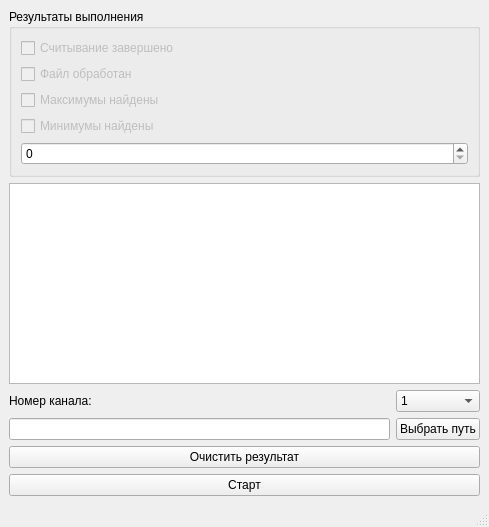
<?xml version="1.0" encoding="UTF-8"?>
<ui version="4.0">
 <class>MainWindow</class>
 <widget class="QMainWindow" name="MainWindow">
  <property name="geometry">
   <rect>
    <x>0</x>
    <y>0</y>
    <width>489</width>
    <height>527</height>
   </rect>
  </property>
  <property name="windowTitle">
   <string>MainWindow</string>
  </property>
  <widget class="QWidget" name="centralwidget">
   <layout class="QGridLayout" name="gridLayout">
    <item row="2" column="1">
     <widget class="QComboBox" name="cmB_numCh">
      <item>
       <property name="text">
        <string>1</string>
       </property>
      </item>
      <item>
       <property name="text">
        <string>2</string>
       </property>
      </item>
      <item>
       <property name="text">
        <string>3</string>
       </property>
      </item>
     </widget>
    </item>
    <item row="1" column="0" colspan="2">
     <widget class="QTextEdit" name="te_Result">
      <property name="readOnly">
       <bool>true</bool>
      </property>
     </widget>
    </item>
    <item row="4" column="0" colspan="2">
     <widget class="QPushButton" name="pb_clearResult">
      <property name="text">
       <string>Очистить результат</string>
      </property>
     </widget>
    </item>
    <item row="5" column="0" colspan="2">
     <widget class="QPushButton" name="pb_start">
      <property name="text">
       <string>Старт</string>
      </property>
      <property name="flat">
       <bool>false</bool>
      </property>
     </widget>
    </item>
    <item row="2" column="0">
     <widget class="QLabel" name="lb_numCh">
      <property name="text">
       <string>Номер канала:</string>
      </property>
     </widget>
    </item>
    <item row="3" column="0">
     <widget class="QLineEdit" name="le_path">
      <property name="readOnly">
       <bool>true</bool>
      </property>
     </widget>
    </item>
    <item row="3" column="1">
     <widget class="QPushButton" name="pb_path">
      <property name="text">
       <string>Выбрать путь</string>
      </property>
     </widget>
    </item>
    <item row="0" column="0" colspan="2">
     <widget class="QGroupBox" name="gb_result">
      <property name="title">
       <string>Результаты выполнения</string>
      </property>
      <layout class="QFormLayout" name="formLayout">
       <item row="0" column="0">
        <widget class="QCheckBox" name="chB_readSucces">
         <property name="enabled">
          <bool>false</bool>
         </property>
         <property name="text">
          <string>Считывание завершено</string>
         </property>
         <property name="checkable">
          <bool>true</bool>
         </property>
        </widget>
       </item>
       <item row="1" column="0">
        <widget class="QCheckBox" name="chB_procFileSucces">
         <property name="enabled">
          <bool>false</bool>
         </property>
         <property name="text">
          <string>Файл обработан</string>
         </property>
         <property name="checkable">
          <bool>true</bool>
         </property>
        </widget>
       </item>
       <item row="2" column="0">
        <widget class="QCheckBox" name="chB_maxSucess">
         <property name="enabled">
          <bool>false</bool>
         </property>
         <property name="text">
          <string>Максимумы найдены</string>
         </property>
         <property name="checkable">
          <bool>true</bool>
         </property>
        </widget>
       </item>
       <item row="3" column="0">
        <widget class="QCheckBox" name="chB_minSucess">
         <property name="enabled">
          <bool>false</bool>
         </property>
         <property name="text">
          <string>Минимумы найдены</string>
         </property>
        </widget>
       </item>
       <item row="4" column="0" colspan="2">
        <widget class="QSpinBox" name="spinBox"/>
       </item>
      </layout>
     </widget>
    </item>
   </layout>
  </widget>
  <widget class="QMenuBar" name="menubar">
   <property name="geometry">
    <rect>
     <x>0</x>
     <y>0</y>
     <width>489</width>
     <height>22</height>
    </rect>
   </property>
  </widget>
  <widget class="QStatusBar" name="statusbar"/>
 </widget>
 <resources/>
 <connections>
  <connection>
   <sender>pb_clearResult</sender>
   <signal>clicked()</signal>
   <receiver>te_Result</receiver>
   <slot>clear()</slot>
   <hints>
    <hint type="sourcelabel">
     <x>224</x>
     <y>369</y>
    </hint>
    <hint type="destinationlabel">
     <x>211</x>
     <y>248</y>
    </hint>
   </hints>
  </connection>
 </connections>
</ui>
